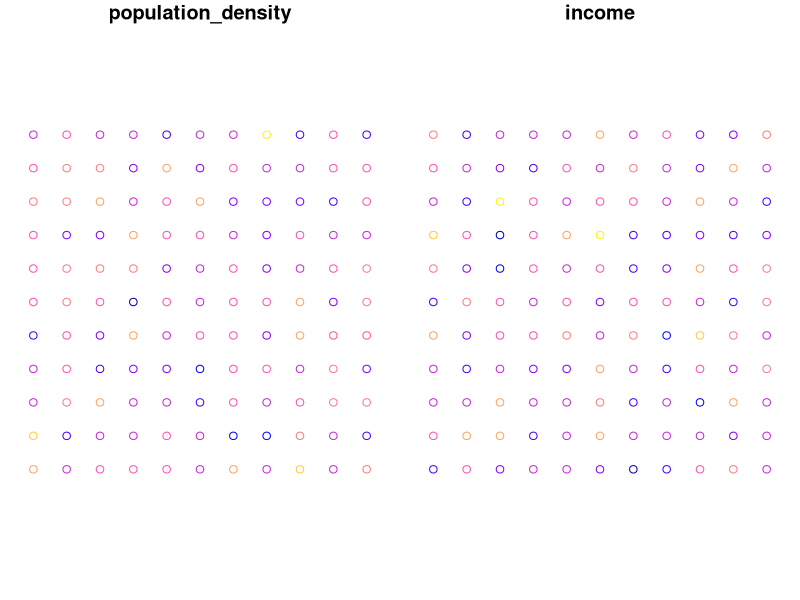
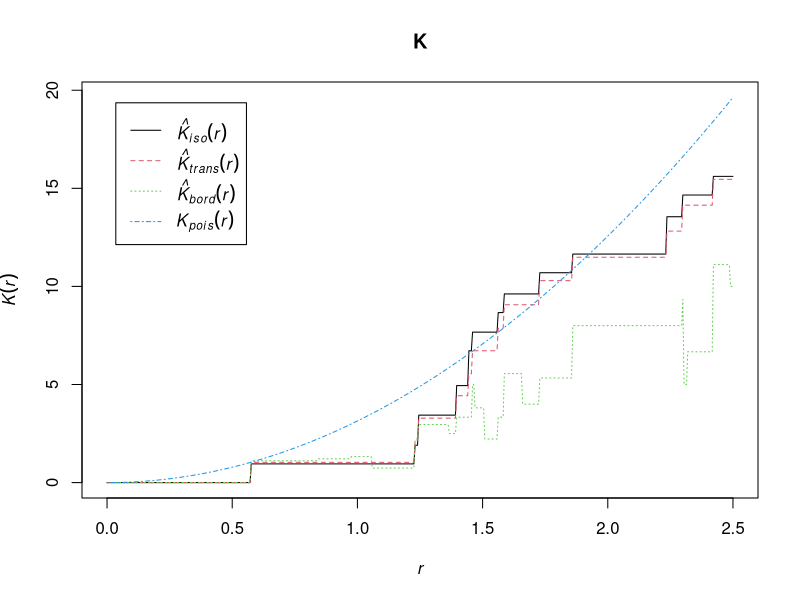
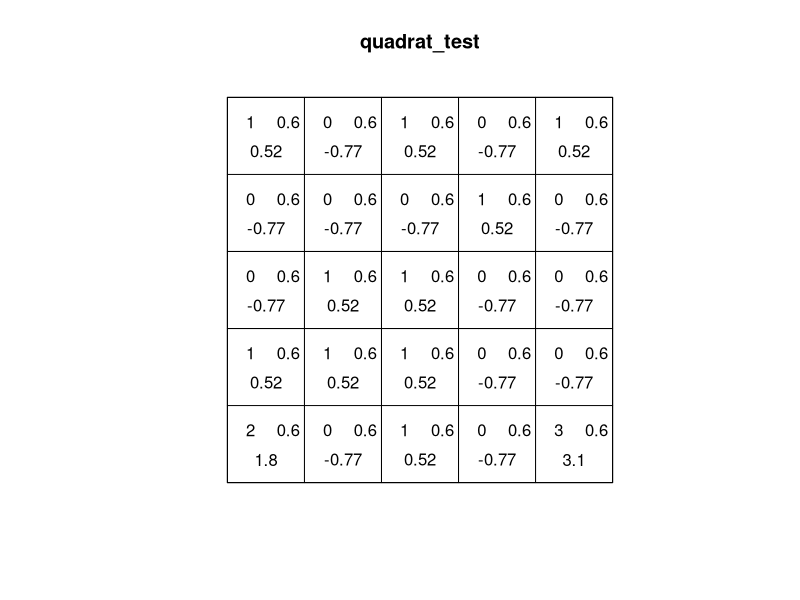
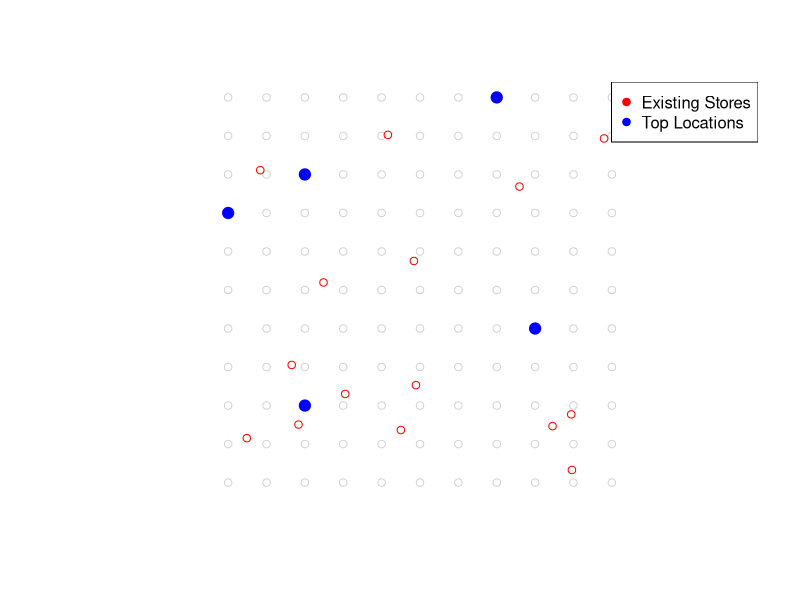

Write R code to recreate these figures, in order.
# Spatial Analysis for Retail Site Selection

# Setup --------------------------------------------------------------------
# Install required packages if not already installed
#install.packages(c("sf", "raster", "spatstat", "dplyr","ape"))

# Load libraries
library(sf)
library(raster)
library(spatstat)
library(dplyr)
library(ape)

# Generating Fake Data -----------------------------------------------------
set.seed(42) # For reproducibility

# Create a simple grid of points representing potential store locations
locations <- expand.grid(x = seq(0, 10, by = 1), y = seq(0, 10, by = 1))

# Convert to sf object
locations_sf <- st_as_sf(locations, coords = c("x", "y"), crs = 4326)

# Generate random population density and income data
locations_sf$population_density <- rnorm(nrow(locations_sf), mean = 1000, sd = 300)
locations_sf$income <- rnorm(nrow(locations_sf), mean = 50000, sd = 10000)

# Plot the data
plot(locations_sf)

# Spatial Autocorrelation --------------------------------------------------
# Calculate spatial weights matrix using inverse distance
coords <- st_coordinates(locations_sf)
dist_matrix <- as.matrix(dist(coords))
inv_dist_matrix <- 1 / dist_matrix
diag(inv_dist_matrix) <- 0

# Calculate Moran's I for population density
moran_population <- Moran.I(locations_sf$population_density, inv_dist_matrix)
print(moran_population)

# Calculate Moran's I for income
moran_income <- Moran.I(locations_sf$income, inv_dist_matrix)
print(moran_income)

# Point Pattern Analysis ---------------------------------------------------
# Generate random existing store locations
n_stores <- 15
existing_stores <- data.frame(x = runif(n_stores, 0, 10), y = runif(n_stores, 0, 10))
existing_stores_sf <- st_as_sf(existing_stores, coords = c("x", "y"), crs = 4326)

# Convert to ppp object for spatstat analysis
store_ppp <- as.ppp(st_coordinates(existing_stores_sf), W = owin(c(0, 10), c(0, 10)))

# Perform Ripley's K analysis
K <- Kest(store_ppp)
plot(K)

# Perform Quadrat test for spatial uniformity
quadrat_test <- quadrat.test(store_ppp, nx = 5, ny = 5)
print(quadrat_test)
plot(quadrat_test)

# Identifying Optimal Retail Locations -------------------------------------
# Define a simple scoring system: higher population density and income is better
locations_sf$score <- scale(locations_sf$population_density) + scale(locations_sf$income)

# Select top 5 locations based on the score
top_locations <- locations_sf %>% 
  arrange(desc(score)) %>% 
  slice(1:5)

# Plot the top locations
plot(st_geometry(locations_sf), col = "lightgrey")
plot(st_geometry(existing_stores_sf), col = "red", add = TRUE)
plot(st_geometry(top_locations), col = "blue", pch = 19, cex = 1.5, add = TRUE)
legend("topright", legend = c("Existing Stores", "Top Locations"), col = c("red", "blue"), pch = 19)
